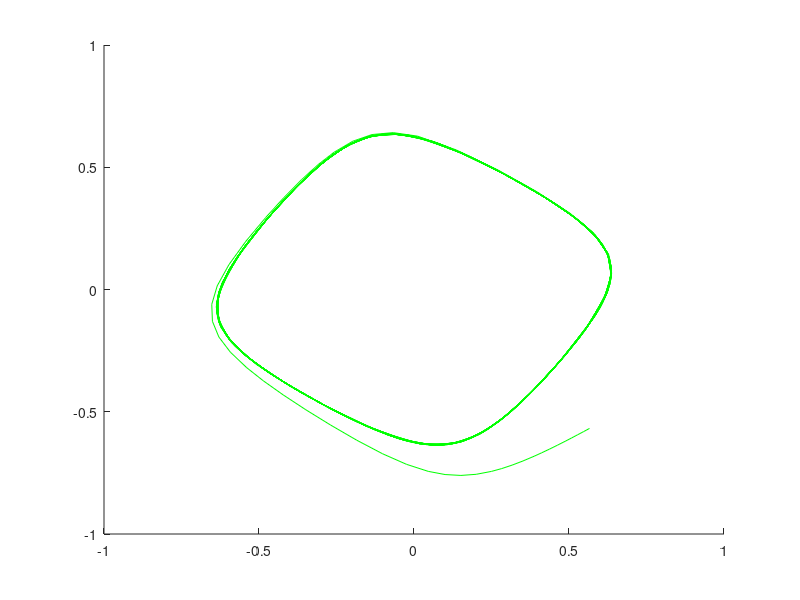
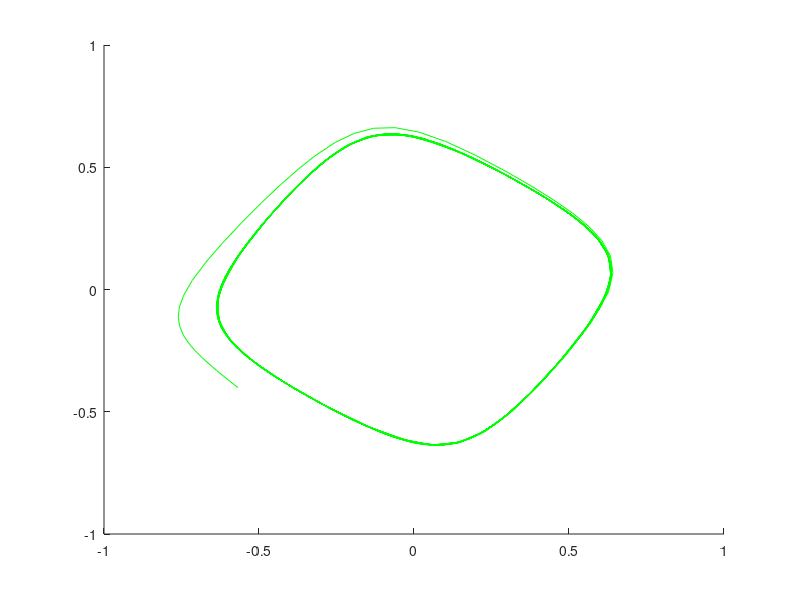
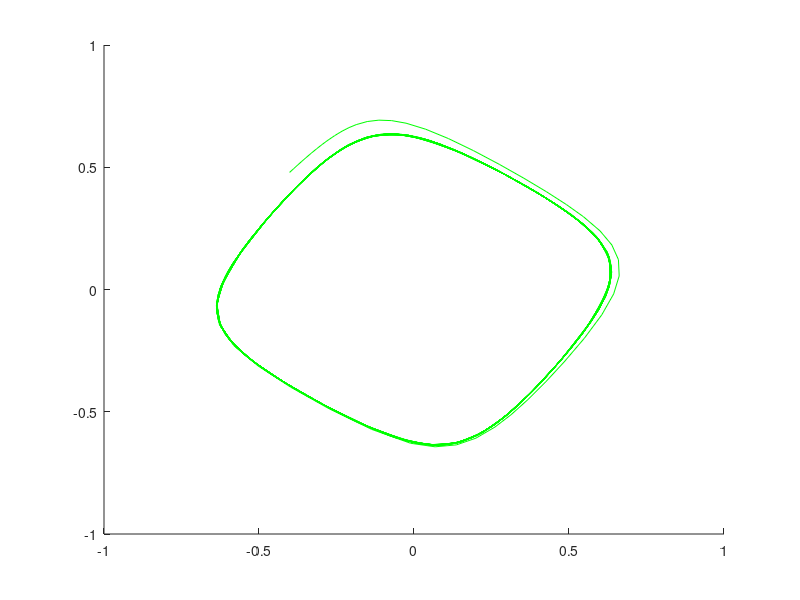
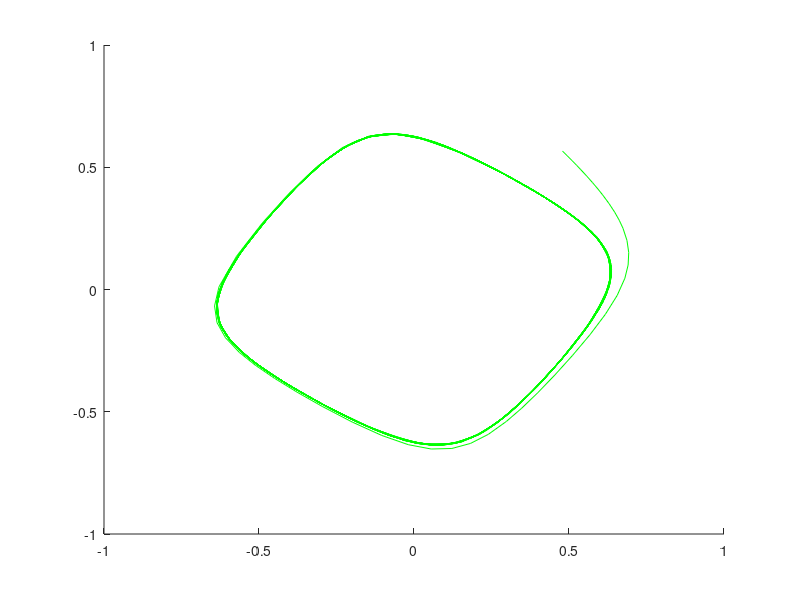

Reproduce these figures in MATLAB, in order.
% This function simulate N-stage rambus ring oscillator
function [ts,vs]=run_rro_simu(N,r,iter)
  if(nargin<1||isempty(N)), N = 2; end
  if(nargin<2||isempty(r)), r = 1; end
  if(nargin<3||isempty(iter)), iter = 1; end

  t0 = 0; t_end = 100; 
  ts = cell(iter,1); vs=cell(iter,1);
  for i=1:iter
    x0 = ones(2*N,1); x0 = x0+(rand(2*N,1)-0.5)*0.5;
    x0([2:2:N,N+1:2:2*N]) = -1*x0([2:2:N,N+1:2:2*N]);
    if(N==2), x0 = x0/2; end
    [t, v] = ode45(@(t,x)(rro_model_ode(x,r)), [t0, t_end], x0); 
    ts{i} = t; vs{i} = v;
    v = v(:,[1:end,1]); 
    for j=1:2*N 
      figure(j); hold on; plot(v(:,j),v(:,j+1),'g');
    end
    for j=1:N
      figure(j+2*N); hold on; plot(v(:,j),v(:,j+N),'g');
    end
    figure(3*N+1); hold on; plot(t,v(:,1),'g');
  end
end

function xdot = rro_model_ode(x,r)
  N = length(x)/2;
  Vs = 0.25; Vsat = 1; T = 1;
  xprev = x([end,1:end-1]); xflip = x([N+1:end,1:N]);
  ids1 = -(x+Vsat*tanh(xprev/Vs)); 
  ids2 = -(x+Vsat*tanh(xflip/Vs));
  xdot = T*(ids1+r*ids2);
end
